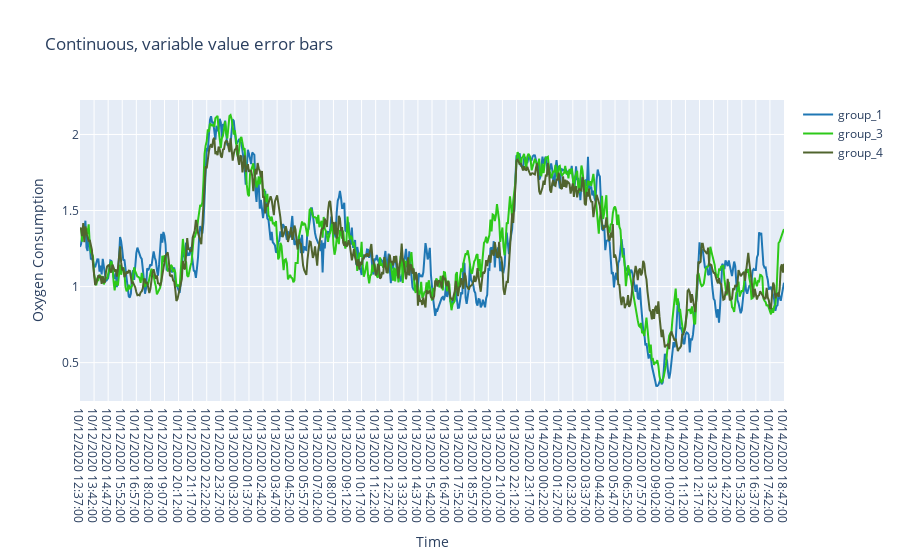

Notebook code cell kept with this figure:
### Markdown cell above
#  Oxygen Consumption

code that make graph of Oxygen Consumption

### Code cell
import plotly.graph_objs as go

df = pd.read_csv('https://raw.githubusercontent.com/plotly/datasets/master/wind_speed_laurel_nebraska.csv') 
fig = go.Figure([
    go.Scatter(
        name='group_1',
        x=data['Date_Time_1'],
        y=group1.mean(axis=1),
        mode='lines',
        line=dict(color='rgb(31, 119, 180)'),
    ),
    go.Scatter(
        name='group_3',
        x=data['Date_Time_1'],
        y=group2.mean(axis=1),
        mode='lines',
        line=dict(color='rgb(45, 201, 25)'),
    ),
    go.Scatter(
        name='group_4',
        x=data['Date_Time_1'],
        y=group3.mean(axis=1),
        mode='lines',
        line=dict(color='rgb(80, 100, 46)'),
    )
])
fig.update_layout(
    xaxis_title = 'Time',
    yaxis_title='Oxygen Consumption',
    title='Continuous, variable value error bars',
    hovermode="x"
)
fig.show()
# https://plotly.com/python/continuous-error-bars/

### Figure 1 — Plotly figure (JSON) as saved in the notebook; plotly's stock layout.template omitted (floating-point values rounded to 4 significant figures; data arrays with more than 128 entries replaced by an {"elided": "..."} marker saying what was removed)
{"data": [{"line": {"color": "rgb(31, 119, 180)"}, "mode": "lines", "name": "group_1", "type": "scatter", "x": {"elided": "651 str values"}, "y": {"elided": "651 float values"}}, {"line": {"color": "rgb(45, 201, 25)"}, "mode": "lines", "name": "group_3", "type": "scatter", "x": {"elided": "651 str values"}, "y": {"elided": "651 float values"}}, {"line": {"color": "rgb(80, 100, 46)"}, "mode": "lines", "name": "group_4", "type": "scatter", "x": {"elided": "651 str values"}, "y": {"elided": "651 float values"}}], "layout": {"hovermode": "x", "title": {"text": "Continuous, variable value error bars"}, "xaxis": {"title": {"text": "Time"}}, "yaxis": {"title": {"text": "Oxygen Consumption"}}}}
